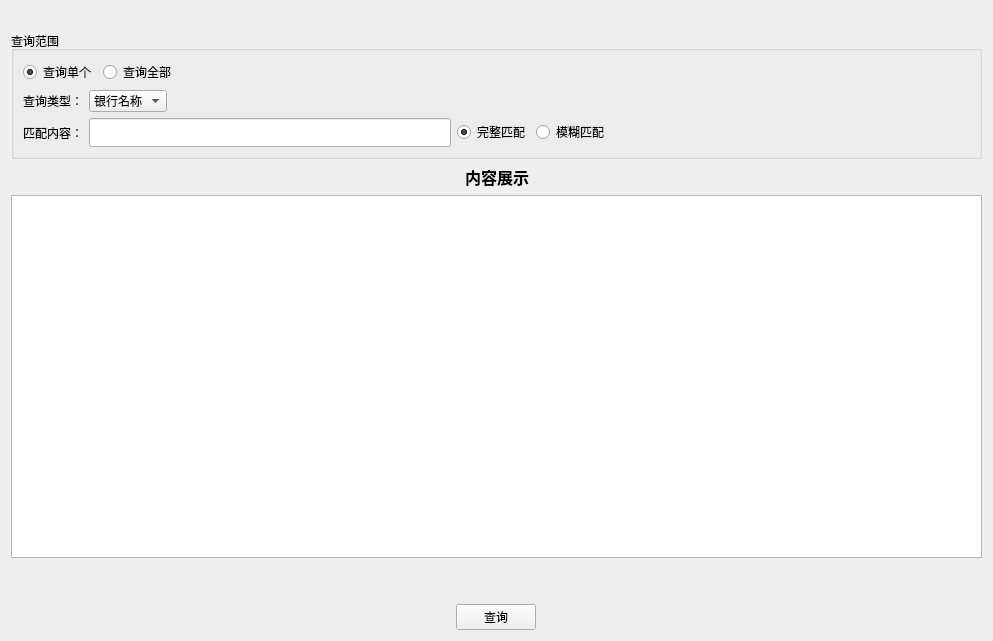
          <widget class="QWidget" name="scrollAreaWidgetContents_3">
           <property name="geometry">
            <rect>
             <x>0</x>
             <y>0</y>
             <width>993</width>
             <height>641</height>
            </rect>
           </property>
           <layout class="QVBoxLayout" name="verticalLayout_18">
            <item>
             <layout class="QVBoxLayout" name="verticalLayout_17">
              <item>
               <spacer name="verticalSpacer_8">
                <property name="orientation">
                 <enum>Qt::Vertical</enum>
                </property>
                <property name="sizeType">
                 <enum>QSizePolicy::Fixed</enum>
                </property>
                <property name="sizeHint" stdset="0">
                 <size>
                  <width>20</width>
                  <height>20</height>
                 </size>
                </property>
               </spacer>
              </item>
              <item>
               <widget class="QGroupBox" name="groupBox_3">
                <property name="title">
                 <string>查询范围</string>
                </property>
                <layout class="QVBoxLayout" name="verticalLayout_16">
                 <item>
                  <layout class="QHBoxLayout" name="horizontalLayout_9">
                   <item>
                    <widget class="QRadioButton" name="queryTabQueryOne">
                     <property name="tabletTracking">
                      <bool>false</bool>
                     </property>
                     <property name="acceptDrops">
                      <bool>false</bool>
                     </property>
                     <property name="text">
                      <string>查询单个</string>
                     </property>
                     <property name="checked">
                      <bool>true</bool>
                     </property>
                     <attribute name="buttonGroup">
                      <string notr="true">queryRangeButtonGroup</string>
                     </attribute>
                    </widget>
                   </item>
                   <item>
                    <widget class="QRadioButton" name="queryTabQueryAll">
                     <property name="text">
                      <string>查询全部</string>
                     </property>
                     <attribute name="buttonGroup">
                      <string notr="true">queryRangeButtonGroup</string>
                     </attribute>
                    </widget>
                   </item>
                   <item>
                    <spacer name="horizontalSpacer_10">
                     <property name="orientation">
                      <enum>Qt::Horizontal</enum>
                     </property>
                     <property name="sizeHint" stdset="0">
                      <size>
                       <width>40</width>
                       <height>20</height>
                      </size>
                     </property>
                    </spacer>
                   </item>
                  </layout>
                 </item>
                 <item>
                  <layout class="QHBoxLayout" name="horizontalLayout_10">
                   <item>
                    <widget class="QLabel" name="label_7">
                     <property name="text">
                      <string>查询类型：</string>
                     </property>
                    </widget>
                   </item>
                   <item>
                    <widget class="QComboBox" name="queryTabQueryType">
                     <item>
                      <property name="text">
                       <string>银行名称</string>
                      </property>
                     </item>
                     <item>
                      <property name="text">
                       <string>银行账户</string>
                      </property>
                     </item>
                     <item>
                      <property name="text">
                       <string>账户名称</string>
                      </property>
                     </item>
                     <item>
                      <property name="text">
                       <string>全部</string>
                      </property>
                     </item>
                    </widget>
                   </item>
                   <item>
                    <spacer name="horizontalSpacer_11">
                     <property name="orientation">
                      <enum>Qt::Horizontal</enum>
                     </property>
                     <property name="sizeHint" stdset="0">
                      <size>
                       <width>40</width>
                       <height>20</height>
                      </size>
                     </property>
                    </spacer>
                   </item>
                  </layout>
                 </item>
                 <item>
                  <layout class="QHBoxLayout" name="horizontalLayout_11">
                   <item>
                    <widget class="QLabel" name="label_8">
                     <property name="text">
                      <string>匹配内容：</string>
                     </property>
                    </widget>
                   </item>
                   <item>
                    <widget class="QLineEdit" name="queryTabMatchValue">
                     <property name="font">
                      <font>
                       <family>Calibri</family>
                       <pointsize>12</pointsize>
                      </font>
                     </property>
                    </widget>
                   </item>
                   <item>
                    <widget class="QRadioButton" name="queryTabCompleteMatch">
                     <property name="text">
                      <string>完整匹配</string>
                     </property>
                     <property name="checked">
                      <bool>true</bool>
                     </property>
                     <attribute name="buttonGroup">
                      <string notr="true">matchModeButtonGroup</string>
                     </attribute>
                    </widget>
                   </item>
                   <item>
                    <widget class="QRadioButton" name="queryTabVagueMatch">
                     <property name="text">
                      <string>模糊匹配</string>
                     </property>
                     <attribute name="buttonGroup">
                      <string notr="true">matchModeButtonGroup</string>
                     </attribute>
                    </widget>
                   </item>
                   <item>
                    <spacer name="horizontalSpacer_12">
                     <property name="orientation">
                      <enum>Qt::Horizontal</enum>
                     </property>
                     <property name="sizeHint" stdset="0">
                      <size>
                       <width>40</width>
                       <height>20</height>
                      </size>
                     </property>
                    </spacer>
                   </item>
                  </layout>
                 </item>
                </layout>
               </widget>
              </item>
              <item>
               <layout class="QHBoxLayout" name="horizontalLayout_12">
                <item>
                 <spacer name="horizontalSpacer_13">
                  <property name="orientation">
                   <enum>Qt::Horizontal</enum>
                  </property>
                  <property name="sizeHint" stdset="0">
                   <size>
                    <width>40</width>
                    <height>20</height>
                   </size>
                  </property>
                 </spacer>
                </item>
                <item>
                 <widget class="QLabel" name="label_9">
                  <property name="font">
                   <font>
                    <family>Sitka Subheading</family>
                    <pointsize>12</pointsize>
                    <weight>75</weight>
                    <bold>true</bold>
                   </font>
                  </property>
                  <property name="text">
                   <string>内容展示</string>
                  </property>
                 </widget>
                </item>
                <item>
                 <spacer name="horizontalSpacer_14">
                  <property name="orientation">
                   <enum>Qt::Horizontal</enum>
                  </property>
                  <property name="sizeHint" stdset="0">
                   <size>
                    <width>40</width>
                    <height>20</height>
                   </size>
                  </property>
                 </spacer>
                </item>
               </layout>
              </item>
              <item>
               <widget class="QTextBrowser" name="queryTabShowResult">
                <property name="font">
                 <font>
                  <family>Calibri</family>
                  <pointsize>12</pointsize>
                 </font>
                </property>
                <property name="lineWrapMode">
                 <enum>QTextEdit::NoWrap</enum>
                </property>
                <property name="html">
                 <string>&lt;!DOCTYPE HTML PUBLIC &quot;-//W3C//DTD HTML 4.0//EN&quot; &quot;http://www.w3.org/TR/REC-html40/strict.dtd&quot;&gt;
&lt;html&gt;&lt;head&gt;&lt;meta name=&quot;qrichtext&quot; content=&quot;1&quot; /&gt;&lt;style type=&quot;text/css&quot;&gt;
p, li { white-space: pre-wrap; }
&lt;/style&gt;&lt;/head&gt;&lt;body style=&quot; font-family:'Calibri','Sitka Subheading'; font-size:12pt; font-weight:400; font-style:normal;&quot;&gt;
&lt;p style=&quot;-qt-paragraph-type:empty; margin-top:0px; margin-bottom:0px; margin-left:0px; margin-right:0px; -qt-block-indent:0; text-indent:0px;&quot;&gt;&lt;br /&gt;&lt;/p&gt;&lt;/body&gt;&lt;/html&gt;</string>
                </property>
                <property name="overwriteMode">
                 <bool>false</bool>
                </property>
                <property name="openExternalLinks">
                 <bool>false</bool>
                </property>
                <property name="openLinks">
                 <bool>false</bool>
                </property>
               </widget>
              </item>
              <item>
               <spacer name="verticalSpacer_9">
                <property name="orientation">
                 <enum>Qt::Vertical</enum>
                </property>
                <property name="sizeType">
                 <enum>QSizePolicy::Fixed</enum>
                </property>
                <property name="sizeHint" stdset="0">
                 <size>
                  <width>20</width>
                  <height>40</height>
                 </size>
                </property>
               </spacer>
              </item>
              <item>
               <layout class="QHBoxLayout" name="horizontalLayout_13">
                <item>
                 <widget class="QPushButton" name="queryTabSubmitQuery">
                  <property name="sizePolicy">
                   <sizepolicy hsizetype="Fixed" vsizetype="Fixed">
                    <horstretch>0</horstretch>
                    <verstretch>0</verstretch>
                   </sizepolicy>
                  </property>
                  <property name="text">
                   <string>查询</string>
                  </property>
                 </widget>
                </item>
               </layout>
              </item>
             </layout>
            </item>
           </layout>
          </widget>
